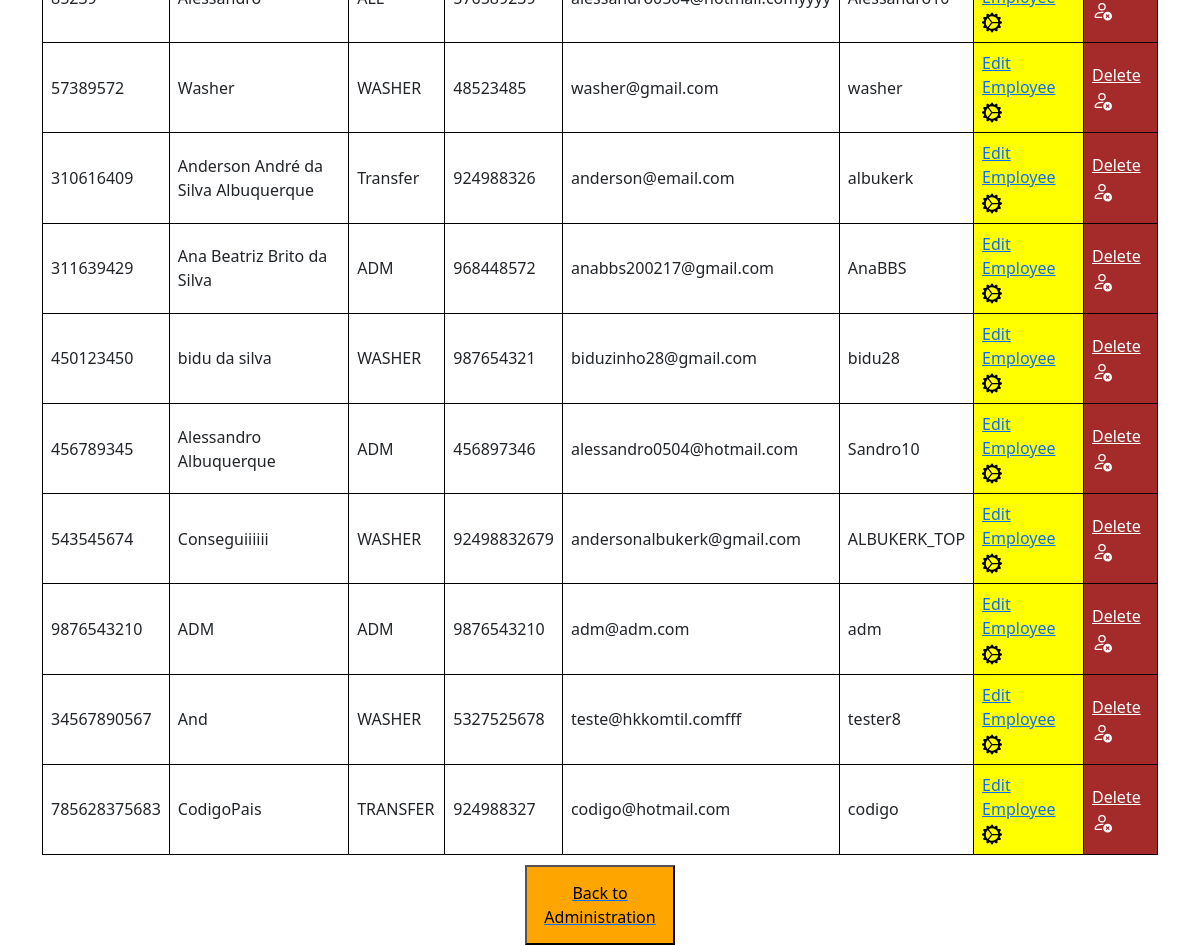
/see-all-users (signed in), run on the app's committed database.
### app/models/tables_db.py (models this page shows, shortened)
class User(database.Model, UserMixin):
    __tablename__ = "users"
    nif = database.Column(database.Integer, primary_key=True)
    name = database.Column(database.String, nullable=True)
    position = database.Column(database.String, nullable=True)
    contact = database.Column(database.Integer, nullable=True)
    email = database.Column(database.String, nullable=True, unique=True)
    user = database.Column(database.String, nullable=True, unique=True)
    password = database.Column(database.String, nullable=True)

### app/controllers/routes.py (the view)
@app.route('/see-all-users')
@login_required  # Verify if user is Login
@adm_required
def see_all_users():
    users = User.query.all()
    return render_template('all_users.html', users=users)

### app/__init__.py (called while the page is built)
@login_manager.user_loader
def load_user(user_nif):
    return User.query.get(int(user_nif))

### app/controllers/routes.py (called while the page is built)
def adm_required(func):
    @wraps(func)
    def decorate_view(*args, **kwargs):
        if current_user.is_authenticated and current_user.position == "ADM":
            return func(*args, **kwargs)
        else:
            return unauthorized(401)
    return decorate_view

### app/templates/all_users.html (shortened to what this page needs)
<!DOCTYPE html>
<html lang="en">
<head>
    <link rel="stylesheet" href="{{ url_for('static', filename='css/bootstrap.min.css') }}">
    <link rel="stylesheet" href="{{ url_for('static', filename='my_css/style_all_users.css') }}">
</head>
<body>
<div class="container">
    <div class="all-table">
            <table>
                <tbody>
                    {% for user in users %}
                    <tr>
                        <td>{{ user.nif }}</td>
                        <td>{{ user.name }}</td>
                        <td>{{ user.position }}</td>
                        <td>{{ user.contact }}</td>
                        <td>{{ user.email }}</td>
                        <td>{{ user.user }}</td>
                        <td class="edit">
                            <a href="{{ url_for('edit_user', user=user.user) }}">Edit Employee</a>
                        </td>
                        <td class="delete">
                            <a href="{{ url_for('delete_user', user=user.user) }}" style="color: white">Delete</a>
                        </td>
                    </tr>
                    {% endfor %}
                </tbody>
            </table>
                <a href="{{ url_for('administration') }}">
                    <button class="btn-back">
                        Back to Administration
                    </button>
                </a>
    </div>
</div>
</body>
</html>

### app/static/my_css/style_all_users.css (style rules this page uses)
.container { display:flex; align-items: center; justify-content: center; width: 100%; height:100vh; }
.all-table { background-color: gray; border-radius: 10px; width:100%; height: 90%; display:flex; justify-content: center; flex-direction: column; align-items: center; }
table { border-collapse: collapse; width: 100%; margin-bottom: 10px; }
th, td { border: 1px solid black; padding: 8px; text-align: left; background-color: white; }
td.delete { background-color: brown; }
td.edit { background-color: yellow; }
.btn-back { width: 150px; height: 80px; background-color: orange; display: flex; align-items: center; justify-content: center; }

### data on the page
User: nif "57389572", name "Washer", position "WASHER", contact "48523485", email "washer@gmail.com", user "washer"
User: nif "310616409", name "Anderson André da Silva Albuquerque", position "Transfer", contact "924988326", email "anderson@email.com", user "albukerk"
User: nif "311639429", name "Ana Beatriz Brito da Silva", position "ADM", contact "968448572", email "anabbs200217@gmail.com", user "AnaBBS"
User: nif "450123450", name "bidu da silva", position "WASHER", contact "987654321", email "biduzinho28@gmail.com", user "bidu28"
User: nif "456789345", name "Alessandro Albuquerque", position "ADM", contact "456897346", email "alessandro0504@hotmail.com", user "Sandro10"
User: nif "543545674", name "Conseguiiiiii", position "WASHER", contact "92498832679", email "andersonalbukerk@gmail.com", user "ALBUKERK_TOP"
User: nif "9876543210", name "ADM", position "ADM", contact "9876543210", email "adm@adm.com", user "adm"
User: nif "34567890567", name "And", position "WASHER", contact "5327525678", email "teste@hkkomtil.comfff", user "tester8"
User: nif "785628375683", name "CodigoPais", position "TRANSFER", contact "924988327", email "codigo@hotmail.com", user "codigo"
